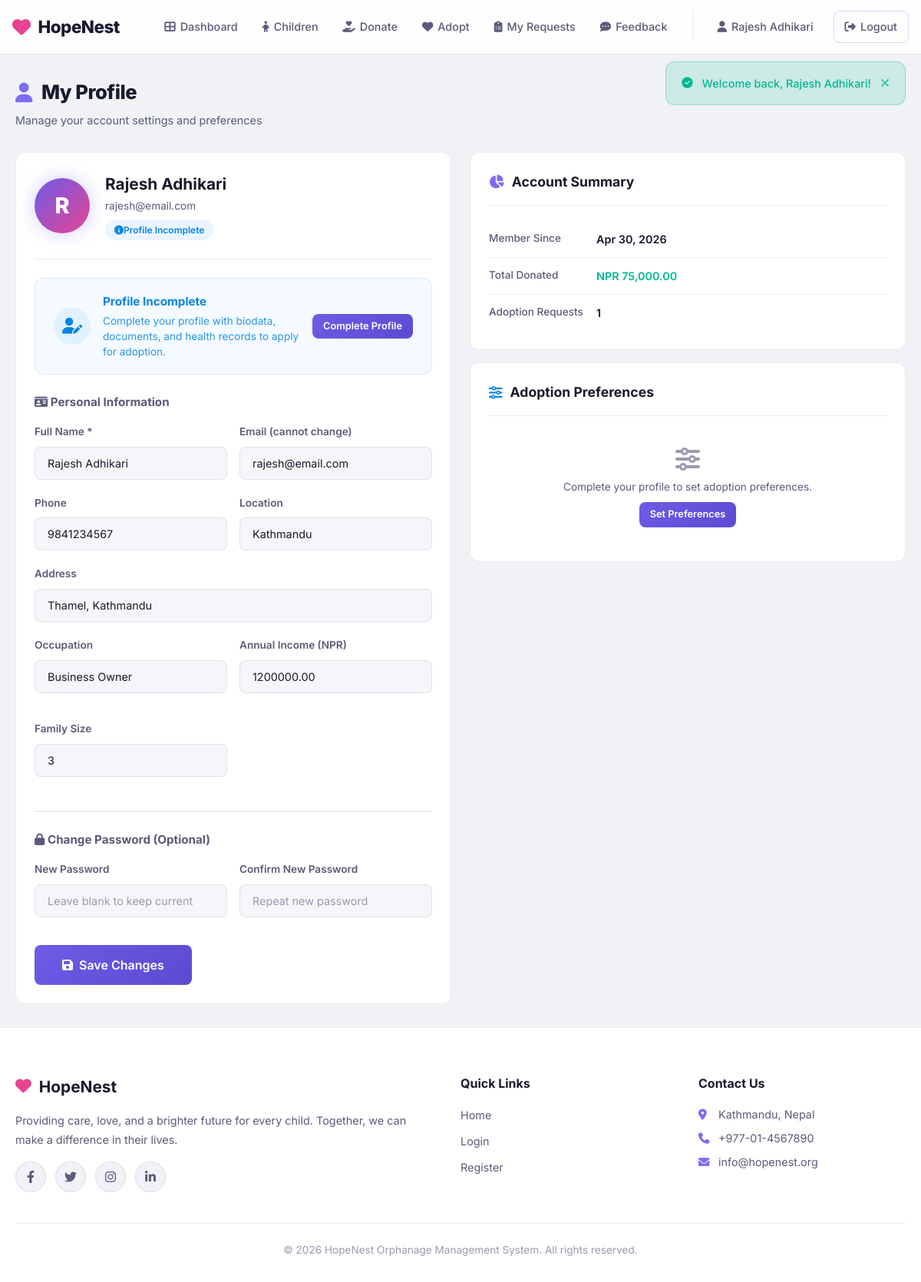
Screenshot of /user/profile.php (signed in) with the database file from the repository.
### tables this page shows
CREATE TABLE IF NOT EXISTS users (
    id INT AUTO_INCREMENT PRIMARY KEY,
    full_name VARCHAR(100) NOT NULL,
    email VARCHAR(100) NOT NULL UNIQUE,
    password VARCHAR(255) NOT NULL,
    phone VARCHAR(20),
    date_of_birth DATE DEFAULT NULL,
    gender ENUM('male','female','other') DEFAULT NULL,
    marital_status ENUM('single','married','divorced','widowed') DEFAULT NULL,
    blood_group VARCHAR(5) DEFAULT NULL,
    health_conditions TEXT DEFAULT NULL,
    address TEXT,
    location VARCHAR(100),
    age_preference_min INT DEFAULT 0,
    age_preference_max INT DEFAULT 18,
    gender_preference ENUM('male', 'female', 'any') DEFAULT 'any',
    health_preference ENUM('healthy','minor_issues','special_needs','any') DEFAULT 'any',
    education_preference VARCHAR(100) DEFAULT NULL,
    emotional_preference VARCHAR(255) DEFAULT NULL,
    adaptability_preference ENUM('high','moderate','low','any') DEFAULT 'any',
    occupation VARCHAR(100),
    annual_income DECIMAL(12,2),
    family_size INT DEFAULT 1,
    profile_status ENUM('incomplete','pending','verified','rejected') DEFAULT 'incomplete',
    profile_rejection_note TEXT DEFAULT NULL,
    profile_submitted_at TIMESTAMP NULL DEFAULT NULL,
    profile_verified_at TIMESTAMP NULL DEFAULT NULL,
    created_at TIMESTAMP DEFAULT CURRENT_TIMESTAMP,
    updated_at TIMESTAMP DEFAULT CURRENT_TIMESTAMP ON UPDATE CURRENT_TIMESTAMP
);

### includes/functions.php (called while the page is built, shortened)
<?php
function formatDate($date) {
    return date('M d, Y', strtotime($date));
}
function formatCurrency($amount) {
    return 'NPR ' . number_format($amount, 2);
}
function getVerificationBadge($status) {
    switch ($status) {
        case 'incomplete':
        default:
            return 'badge-info';
    }
}
?>

### user/profile.php (the view, shortened to what this page needs)
<?php
require_once '../includes/auth.php';
$userId = $_SESSION['user_id'];
$stmt = $pdo->prepare("SELECT * FROM users WHERE id = ?");
$stmt->execute([$userId]);
$user = $stmt->fetch();
$totalDonated = $pdo->prepare("SELECT COALESCE(SUM(amount), 0) FROM donations WHERE user_id = ?");
$totalDonated->execute([$userId]);
$totalDonated = $totalDonated->fetchColumn();
$requestCount = $pdo->prepare("SELECT COUNT(*) FROM adoption_requests WHERE user_id = ?");
$requestCount->execute([$userId]);
$requestCount = $requestCount->fetchColumn();
require_once '../includes/header.php';
?>
<div class="container">
    <div class="page-header">
        <div>
            <h1><i class="fas fa-user"></i> My Profile</h1>
            <p class="page-subtitle">Manage your account settings and preferences</p>
        </div>
    </div>
    <div class="detail-grid">
        <div>
            <div class="card">
                <div class="profile-header">
                    <div class="profile-avatar">
                        <?php echo strtoupper(substr($user['full_name'], 0, 1)); ?>
                    </div>
                    <div class="profile-info">
                        <h2><?php echo htmlspecialchars($user['full_name']); ?></h2>
                        <p><?php echo htmlspecialchars($user['email']); ?></p>
                        <span class="badge <?php echo getVerificationBadge($user['profile_status'] ?? 'incomplete'); ?>" style="margin-top: 6px;">
                            <i class="fas fa-<?php echo ($user['profile_status'] ?? 'incomplete') === 'verified' ? 'check-circle' : (($user['profile_status'] ?? 'incomplete') === 'pending' ? 'clock' : (($user['profile_status'] ?? 'incomplete') === 'rejected' ? 'times-circle' : 'info-circle')); ?>"></i>
                            Profile <?php echo ucfirst($user['profile_status'] ?? 'incomplete'); ?>
                        </span>
                    </div>
                </div>
                <?php if (($user['profile_status'] ?? 'incomplete') === 'incomplete'): ?>
                <div class="verification-banner verification-info" style="margin-bottom: 24px;">
                    <div class="verification-banner-icon"><i class="fas fa-user-edit"></i></div>
                    <div class="verification-banner-content">
                        <strong>Profile Incomplete</strong>
                        <p>Complete your profile with biodata, documents, and health records to apply for adoption.</p>
                    </div>
                    <a href="complete_profile.php" class="btn btn-primary btn-sm">Complete Profile</a>
                </div>
                <?php endif; ?>
                <form method="POST" action="" data-validate>
                    <h3 style="font-size: 0.95rem; font-weight: 700; margin-bottom: 16px; color: var(--text-secondary);"><i class="fas fa-id-card"></i> Personal Information</h3>
                    <div class="form-row">
                        <div class="form-group">
                            <label for="fullName">Full Name *</label>
                            <input type="text" id="fullName" name="full_name" class="form-control" value="<?php echo htmlspecialchars($user['full_name']); ?>" required>
                        </div>
                        <div class="form-group">
                            <label for="email">Email (cannot change)</label>
                            <input type="email" class="form-control" value="<?php echo htmlspecialchars($user['email']); ?>" disabled>
                        </div>
                    </div>
                    <div class="form-row">
                        <div class="form-group">
                            <label for="phone">Phone</label>
                            <input type="text" id="phone" name="phone" class="form-control" value="<?php echo htmlspecialchars($user['phone'] ?? ''); ?>">
                        </div>
                        <div class="form-group">
                            <label for="location">Location</label>
                            <input type="text" id="location" name="location" class="form-control" value="<?php echo htmlspecialchars($user['location'] ?? ''); ?>">
                        </div>
                    </div>
                    <div class="form-group">
                        <label for="address">Address</label>
                        <input type="text" id="address" name="address" class="form-control" value="<?php echo htmlspecialchars($user['address'] ?? ''); ?>">
                    </div>
                    <div class="form-row">
                        <div class="form-group">
                            <label for="occupation">Occupation</label>
                            <input type="text" id="occupation" name="occupation" class="form-control" value="<?php echo htmlspecialchars($user['occupation'] ?? ''); ?>">
                        </div>
                        <div class="form-group">
                            <label for="annualIncome">Annual Income (NPR)</label>
                            <input type="number" id="annualIncome" name="annual_income" class="form-control" value="<?php echo $user['annual_income'] ?? ''; ?>">
                        </div>
                        <div class="form-group">
                            <label for="familySize">Family Size</label>
                            <input type="number" id="familySize" name="family_size" class="form-control" min="1" value="<?php echo $user['family_size'] ?? 1; ?>">
                        </div>
                    </div>
                    <hr style="border-color: var(--border-light); margin: 24px 0;">
                    <h3 style="font-size: 0.95rem; font-weight: 700; margin-bottom: 16px; color: var(--text-secondary);"><i class="fas fa-lock"></i> Change Password (Optional)</h3>
                    <div class="form-row">
                        <div class="form-group">
                            <label for="newPassword">New Password</label>
                            <input type="password" id="newPassword" name="new_password" class="form-control" placeholder="Leave blank to keep current">
                        </div>
                        <div class="form-group">
                            <label for="confirmPassword">Confirm New Password</label>
                            <input type="password" id="confirmPassword" name="confirm_password" class="form-control" placeholder="Repeat new password">
                        </div>
                    </div>
                    <button type="submit" class="btn btn-primary btn-lg mt-2">
                        <i class="fas fa-save"></i> Save Changes
                    </button>
                </form>
            </div>
        </div>
        <div>
            <div class="card mb-2">
                <div class="card-header">
                    <h3><i class="fas fa-chart-pie text-primary"></i> Account Summary</h3>
                </div>
                <div class="card-body">
                    <div class="detail-row">
                        <span class="detail-label">Member Since</span>
                        <span class="detail-value"><?php echo formatDate($user['created_at']); ?></span>
                    </div>
                    <div class="detail-row">
                        <span class="detail-label">Total Donated</span>
                        <span class="detail-value text-success"><?php echo formatCurrency($totalDonated); ?></span>
                    </div>
                    <div class="detail-row">
                        <span class="detail-label">Adoption Requests</span>
                        <span class="detail-value"><?php echo $requestCount; ?></span>
                    </div>
                </div>
            </div>
            <div class="card">
                <div class="card-header">
                    <h3><i class="fas fa-sliders-h text-info"></i> Adoption Preferences</h3>
                </div>
                <div class="card-body">
                    <?php if (($user['profile_status'] ?? 'incomplete') === 'incomplete'): ?>
                    <div style="text-align: center; padding: 20px 0;">
                        <i class="fas fa-sliders-h" style="font-size: 2rem; color: var(--text-muted); margin-bottom: 10px;"></i>
                        <p style="font-size: 0.85rem; color: var(--text-secondary);">Complete your profile to set adoption preferences.</p>
                        <a href="complete_profile.php" class="btn btn-sm btn-primary" style="margin-top: 8px;">Set Preferences</a>
                    </div>
                    <?php endif; ?>
                </div>
            </div>
        </div>
    </div>
</div>
<?php require_once '../includes/footer.php'; ?>

### rows the page displays
users: full_name "R", full_name "Rajesh Adhikari", email "rajesh@email.com", profile_status "Incomplete", phone "9841234567", location "Kathmandu", address "Thamel, Kathmandu", occupation "Business Owner", annual_income "1200000.00", family_size "3", created_at "Apr 30, 2026"

### other values shown
$_SESSION['user_name'] "Rajesh Adhikari"
$flash['message'] "Welcome back, Rajesh Adhikari!"
formatCurrency($totalDonated) "NPR 75,000.00"
$requestCount "1"
